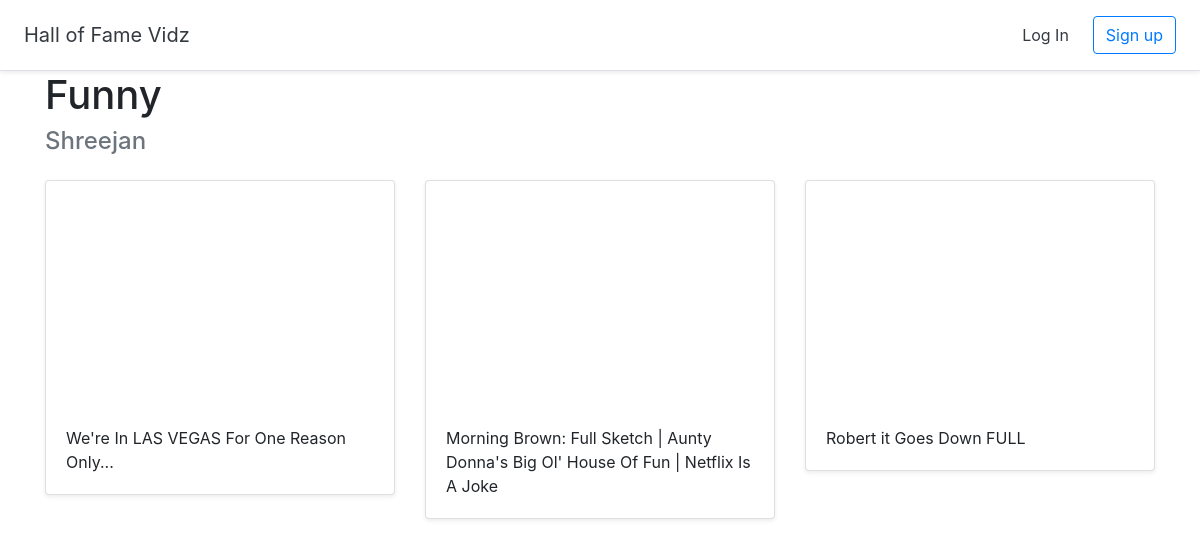
Page /hall-of-fame/1 on the committed database.
### halls/models.py (models this page shows)
class Hall(models.Model):
    title = models.CharField(max_length=150)
    user = models.ForeignKey(User, on_delete=models.CASCADE)

class Video(models.Model):
    title = models.CharField(max_length=150)
    url = models.URLField()
    youtube_id = models.CharField(max_length=150)
    hall = models.ForeignKey(Hall, on_delete=models.CASCADE)

### halls/views.py (the view)
# urls.py: path('hall-of-fame/<int:pk>', views.DetailHall.as_view(), name='detail_hall'),
class DetailHall(generic.DetailView):
    model = Hall
    template_name = "halls/detail_hall.html"

### halls/templates/halls/detail_hall.html (shortened to what this page needs)
{% extends 'halls/base.html' %}
{% block content %}
  <div class="container">
    <h1>{{ hall.title }}</h1>
    <h4 class="text-muted">{{ hall.user.username }}</h4>
    <div class="row">
      {% for video in hall.video_set.all %}
      <div class="col-md-4 mt-3"><div class="card mb-4 shadow-sm">
        <iframe width="100%" height="225" src="https://www.youtube.com/embed/{{video.youtube_id}}"frameborder="0" allow="accelerometer; autoplay; encrypted-media; gyroscope; picture-in-picture" allowfullscreen></iframe>
        <div class="card-body"><p class="card-text">{{video.title}}</p>
        </div>
      </div>
    </div>
    {% endfor %}
  </div>
  </div>
{% endblock %}

### rows in the picture
Hall: title "Funny", user.username "Shreejan"
Video: title "We're In LAS VEGAS For One Reason Only..."
Video: title "Morning Brown: Full Sketch | Aunty Donna's Big Ol' House Of Fun | Netflix Is A Joke"
Video: title "Robert it Goes Down FULL"
